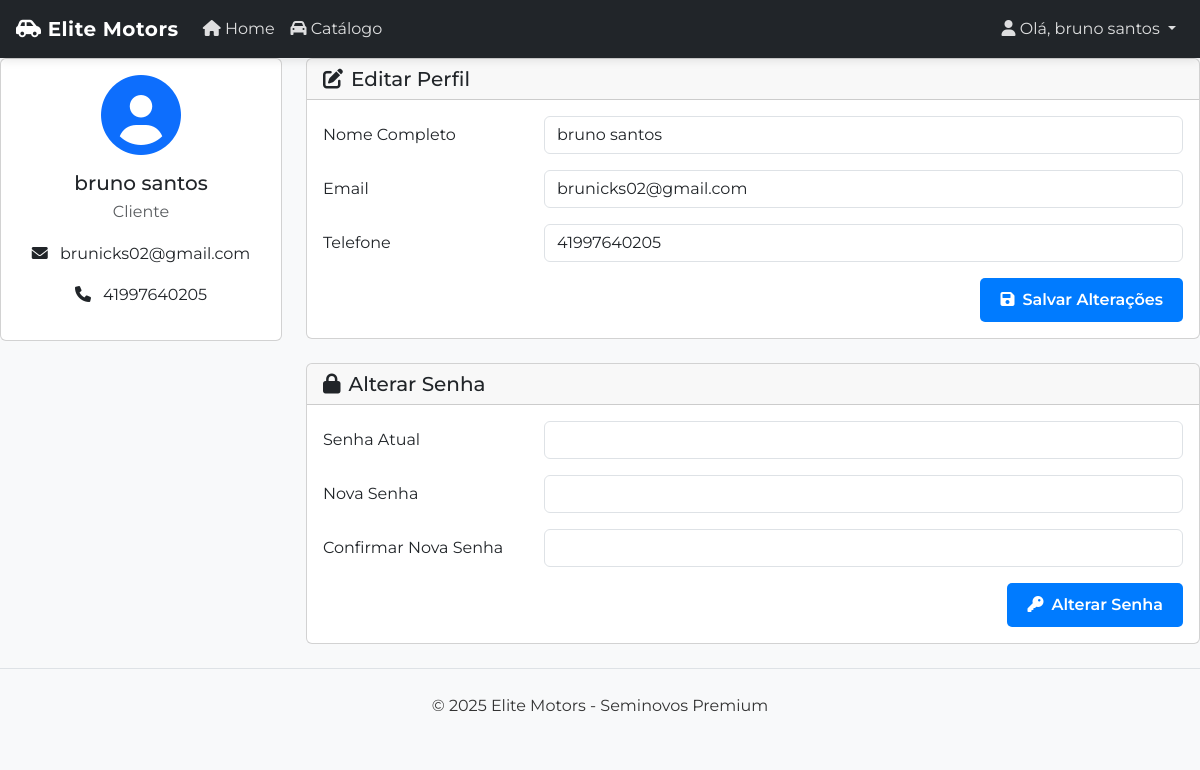
The page /public/index.php?url=perfil (signed in) on the database as committed earlier.
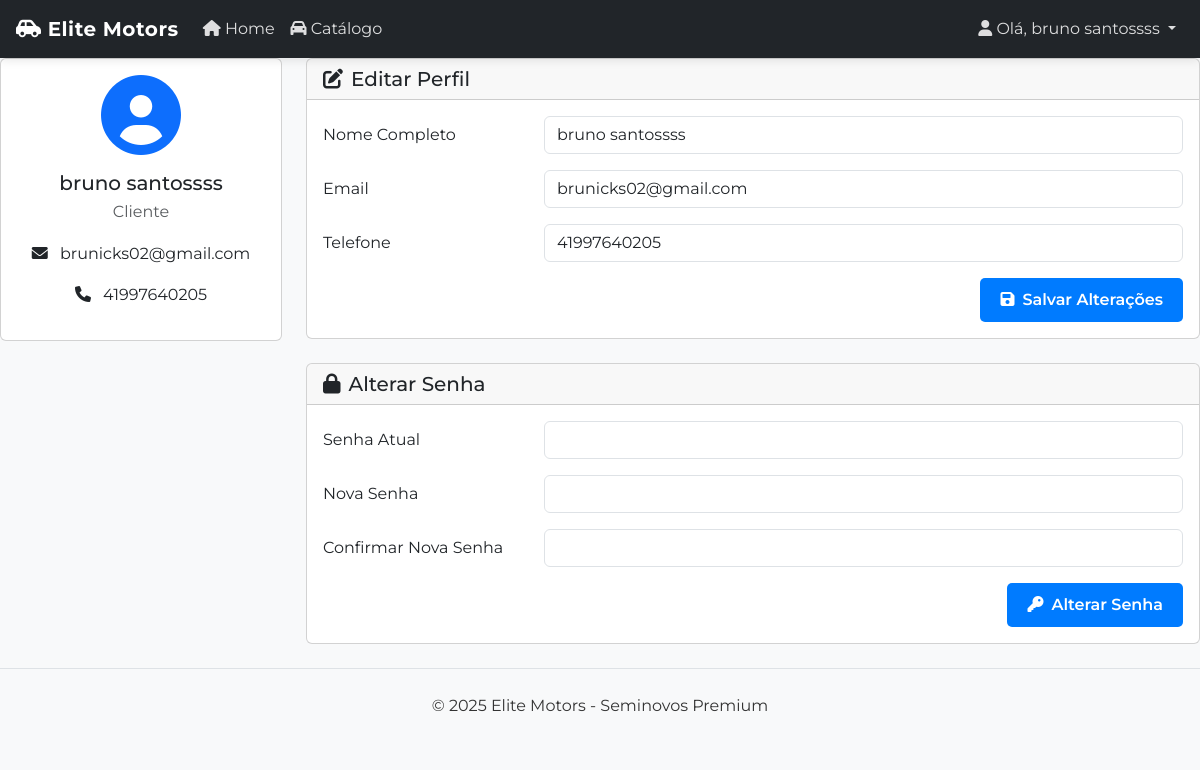
The same page on the database as committed later.
### tables this page shows
CREATE TABLE `usuarios` (
  `id` int(11) NOT NULL,
  `nome` varchar(255) NOT NULL,
  `email` varchar(255) NOT NULL,
  `senha` varchar(255) NOT NULL,
  `telefone` varchar(20) DEFAULT NULL,
  `admin` tinyint(1) DEFAULT 0,
  `data_cadastro` timestamp NOT NULL DEFAULT current_timestamp(),
  `ultimo_acesso` datetime DEFAULT NULL,
  `ativo` tinyint(1) DEFAULT 1
);

### controllers/AuthController.php (called while the page is built, shortened)
<?php
require_once __DIR__ . '/../models/Usuario.php';
class AuthController {
    private $usuarioModel;
    public function __construct() {
        $this->usuarioModel = new Usuario();
    }
    public function perfil() {
        $usuario = $this->usuarioModel->buscarPorId($_SESSION['user']['id']);
        include __DIR__ . '/../views/perfil.php';
    }
}
?>

### public/index.php (called while the page is built, shortened)
<?php
try {
    $dispatcher = new Dispatcher();
    $dispatcher->dispatch($_GET['url'] ?? '');
} catch (Exception $e) {
    error_log("Fatal error: " . $e->getMessage());
    echo "<h1>Ocorreu um erro</h1>";
    echo "<p>Desculpe, ocorreu um problema ao processar sua solicitação.</p>";
    if (getenv('ENVIRONMENT') !== 'production') {
        echo "<p>Erro: " . $e->getMessage() . "</p>";
    }
}
?>

### config/database.php (called while the page is built)
<?php
class Database {
    private static $pdo;
    public static function getConnection() {
        if (!self::$pdo) {
            try {
                self::$pdo = new PDO("mysql:host=localhost;dbname=carros_db", "root", "");
                self::$pdo->setAttribute(PDO::ATTR_ERRMODE, PDO::ERRMODE_EXCEPTION);
            } catch (PDOException $e) {
                die("Erro de conexão: " . $e->getMessage());
            }
        }
        return self::$pdo;
    }
}
?>

### models/Usuario.php (called while the page is built, shortened)
<?php
require_once __DIR__ . '/../config/database.php';
class Usuario {
    private $db;
    public function __construct() {
        $this->db = Database::getConnection();
        $this->criarTabelaSeNaoExistir();
    }
    public function criarTabelaSeNaoExistir() {
        $sql = "CREATE TABLE IF NOT EXISTS usuarios (
            id INT(11) AUTO_INCREMENT PRIMARY KEY,
            nome VARCHAR(255) NOT NULL,
            email VARCHAR(255) NOT NULL UNIQUE,
            senha VARCHAR(255) NOT NULL,
            telefone VARCHAR(20),
            admin TINYINT(1) DEFAULT 0,
            remember_token VARCHAR(255),
            reset_token VARCHAR(255),
            reset_token_expira DATETIME,
            data_cadastro TIMESTAMP DEFAULT CURRENT_TIMESTAMP
        )";
        $this->db->exec($sql);
        try {
            $this->db->exec("ALTER TABLE usuarios ADD COLUMN IF NOT EXISTS ativo TINYINT(1) DEFAULT 1");
            $this->db->exec("ALTER TABLE usuarios ADD COLUMN IF NOT EXISTS ultimo_acesso DATETIME DEFAULT NULL");
            $stmt = $this->db->query("SELECT COUNT(*) FROM usuarios WHERE admin = 1");
        } catch (PDOException $e) {
            error_log('Error checking/fixing usuarios table: ' . $e->getMessage());
        }
    }
    public function buscarPorId($id) {
        $sql = "SELECT id, nome, email, telefone, admin FROM usuarios WHERE id = ?";
        $stmt = $this->db->prepare($sql);
        $stmt->execute([$id]);
        return $stmt->fetch(PDO::FETCH_ASSOC);
    }
}
?>

### views/perfil.php (the view, shortened to what the changed rows need)
<?php include __DIR__ . '/header.php'; ?>
<div class="row">
    <div class="col-lg-3">
        <div class="card mb-4">
            <div class="card-body text-center">
                <div class="avatar mb-3">
                    <i class="fas fa-user-circle fa-5x text-primary"></i>
                </div>
                <h5 class="mb-1"><?php echo htmlspecialchars($usuario['nome']); ?></h5>
                <p class="text-muted mb-3">
                    <?php echo $usuario['admin'] ? 'Administrador' : 'Cliente'; ?>
                </p>
                <p>
                    <i class="fas fa-envelope me-2"></i> <?php echo htmlspecialchars($usuario['email']); ?>
                </p>
                <?php if($usuario['telefone']): ?>
                <p>
                    <i class="fas fa-phone me-2"></i> <?php echo htmlspecialchars($usuario['telefone']); ?>
                </p>
                <?php endif; ?>
            </div>
        </div>
    </div>
    <div class="col-lg-9">
        <div class="card mb-4">
            <div class="card-header">
                <h5 class="mb-0"><i class="fas fa-edit me-2"></i>Editar Perfil</h5>
            </div>
            <div class="card-body">
                <form method="post" action="index.php?url=perfil">
                    <div class="row mb-3">
                        <label for="nome" class="col-md-3 col-form-label">Nome Completo</label>
                        <div class="col-md-9">
                            <input type="text" class="form-control" id="nome" name="nome"
                                value="<?php echo htmlspecialchars($usuario['nome']); ?>" required>
                        </div>
                    </div>
                    <div class="row mb-3">
                        <label for="email" class="col-md-3 col-form-label">Email</label>
                        <div class="col-md-9">
                            <input type="email" class="form-control" id="email" name="email"
                                value="<?php echo htmlspecialchars($usuario['email']); ?>" required>
                        </div>
                    </div>
                    <div class="row mb-3">
                        <label for="telefone" class="col-md-3 col-form-label">Telefone</label>
                        <div class="col-md-9">
                            <input type="tel" class="form-control" id="telefone" name="telefone"
                                value="<?php echo htmlspecialchars($usuario['telefone'] ?? ''); ?>">
                        </div>
                    </div>
                    <div class="text-end">
                        <button type="submit" name="atualizar_perfil" class="btn btn-primary">
                            <i class="fas fa-save me-2"></i>Salvar Alterações
                        </button>
                    </div>
                </form>
            </div>
        </div>
        <div class="card">
            <div class="card-header">
                <h5 class="mb-0"><i class="fas fa-lock me-2"></i>Alterar Senha</h5>
            </div>
            <div class="card-body">
                <form method="post" action="index.php?url=perfil">
                    <div class="row mb-3">
                        <label for="senha_atual" class="col-md-3 col-form-label">Senha Atual</label>
                        <div class="col-md-9">
                            <input type="password" class="form-control" id="senha_atual" name="senha_atual" required>
                        </div>
                    </div>
                    <div class="row mb-3">
                        <label for="nova_senha" class="col-md-3 col-form-label">Nova Senha</label>
                        <div class="col-md-9">
                            <input type="password" class="form-control" id="nova_senha" name="nova_senha" required>
                        </div>
                    </div>
                    <div class="row mb-3">
                        <label for="confirma_senha" class="col-md-3 col-form-label">Confirmar Nova Senha</label>
                        <div class="col-md-9">
                            <input type="password" class="form-control" id="confirma_senha" name="confirma_senha" required>
                        </div>
                    </div>
                    <div class="text-end">
                        <button type="submit" name="alterar_senha" class="btn btn-primary">
                            <i class="fas fa-key me-2"></i>Alterar Senha
                        </button>
                    </div>
                </form>
            </div>
        </div>
    </div>
</div>
<?php include __DIR__ . '/footer.php'; ?>

### views/header.php (shortened to what the changed rows need)
<!DOCTYPE html>
<html lang="pt-BR">
<head>
    <link href="https://cdn.jsdelivr.net/npm/bootstrap@5.3.0/dist/css/bootstrap.min.css" rel="stylesheet">
    <link href="https://cdnjs.cloudflare.com/ajax/libs/font-awesome/6.0.0/css/all.min.css" rel="stylesheet">
    <link rel="stylesheet" href="/mvc/public/style.css">
    <link rel="stylesheet" href="/mvc/public/styles/custom.css">
</head>
<body>
    <nav class="navbar navbar-expand-lg navbar-dark bg-dark sticky-top">
        <div class="container">
            <a class="navbar-brand" href="/mvc/public/index.php">
                <i class="fas fa-car-side"></i> Elite Motors
            </a>
            <div class="collapse navbar-collapse" id="navbarNav">
                <ul class="navbar-nav me-auto">
                    <li class="nav-item">
                        <a class="nav-link" href="/mvc/public/index.php"><i class="fas fa-home"></i> Home</a>
                    </li>
                    <li class="nav-item">
                        <a class="nav-link" href="/mvc/public/index.php?url=carros"><i class="fas fa-car"></i> Catálogo</a>
                    </li>
                </ul>
                <ul class="navbar-nav">
                    <?php if(isset($_SESSION['user'])): ?>
                        <li class="nav-item dropdown">
                            <a class="nav-link dropdown-toggle" href="#" id="userDropdown" role="button" data-bs-toggle="dropdown" aria-expanded="false">
                                <i class="fas fa-user"></i> Olá, <?php echo $_SESSION['user']['nome']; ?>
                            </a>
                        </li>
                    <?php endif; ?>
                </ul>
            </div>
        </div>
    </nav>
</body>
</html>

Rows that differ between the two databases and show on the page:
changed usuarios "brunicks02@gmail.com": nome "bruno santos" → "bruno santossss"
Other text that changed with them:
$_SESSION['user']['nome']: "bruno santos" → "bruno santossss"
